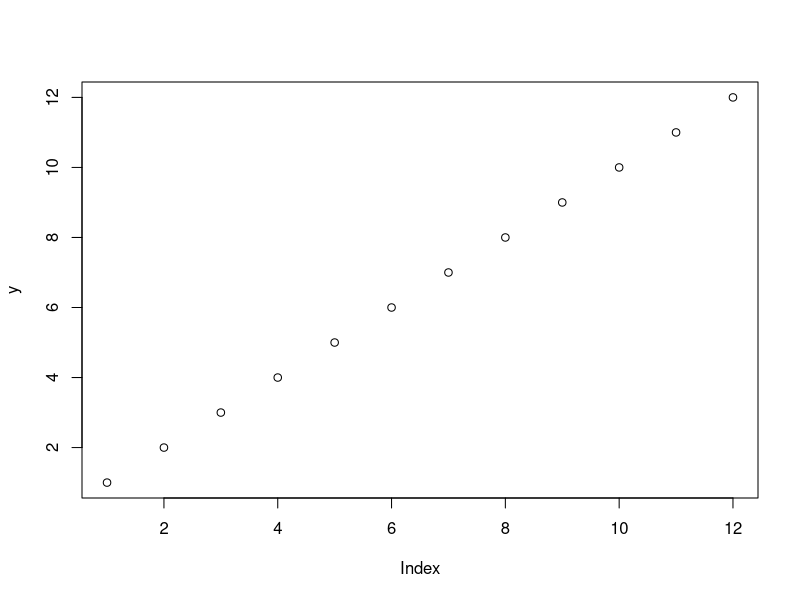
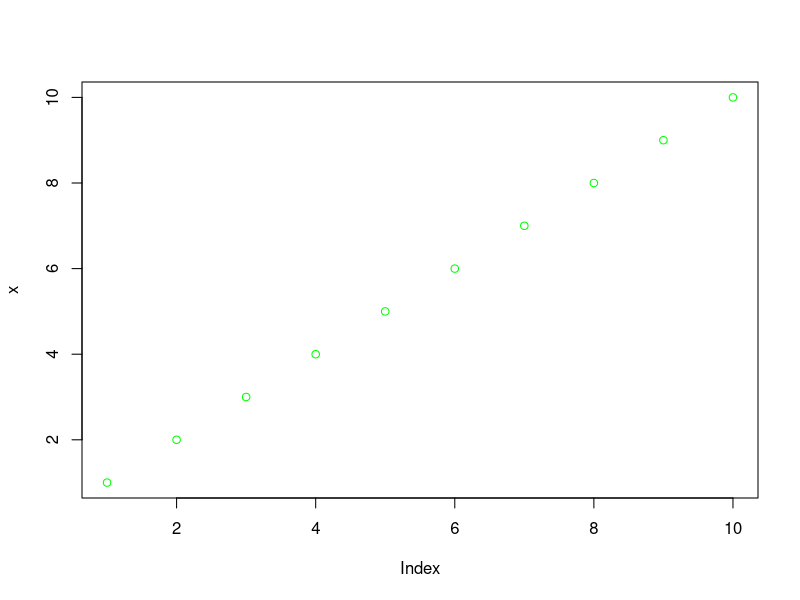

R code for these plots, in order:
# Comparing Arrays and Matrices

# Array

y <- array(c(1:12), dim = c(2,2,3))
is.array(y)
is.matrix(y)
is.integer(y)
dim(y)
length(y)
plot(y)
#for arrays, R fills the columns, then the rows, and then the rest.

# Matrix
mat <- matrix(1:9,nrow = 3, ncol = 3)
dim(mat)
length(mat)
# matrix is also filled as columns first and then rows
x <- c(1:10)
plot(x, col ="green")
